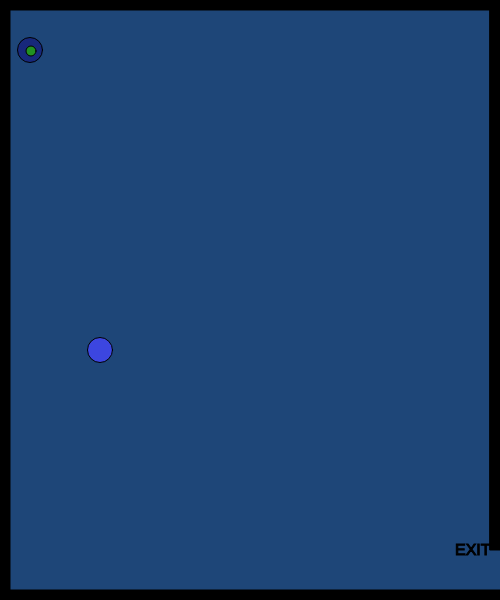
Frame 1 (no input)
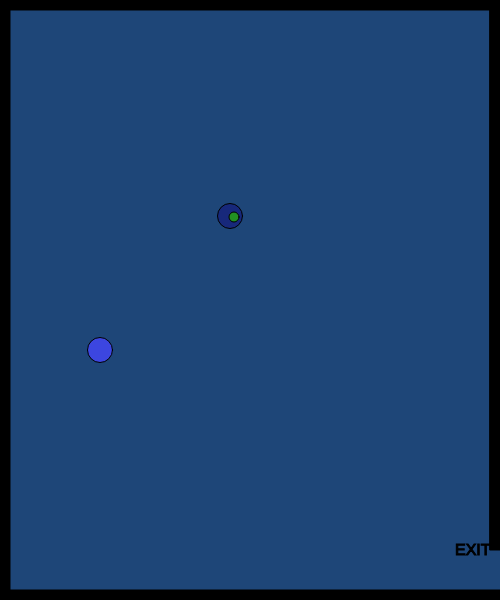
Frame 60 (no input)
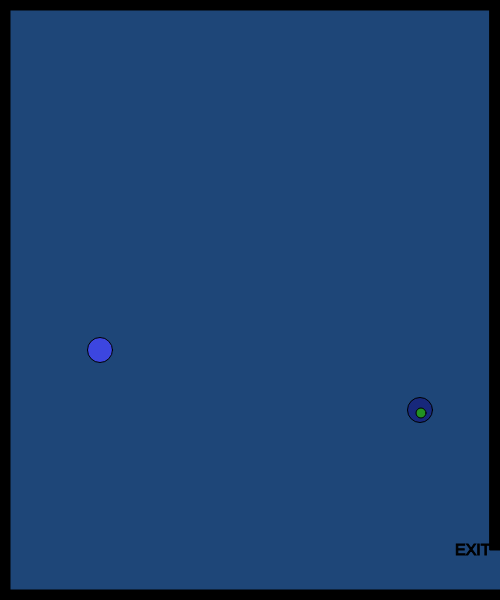
Frame 120 (the mouse pressed at the canvas centre since frame 60)

The p5.js sketch that drew these frames (run headless with seeded random() and noise() and a simulated clock; from frame 60 on, the mouse is pressed at the canvas centre):

// p5.js sketch
// ── sketch.js
var characterX = 100;
var characterY = 100;

var w = 87;
var s = 83;
var a = 65;
var d = 68;

var shapeX = 30;
var shapeY = 50;
var shapeXSpeed;
var shapeYSpeed;

var mouseShapeX;
var mouseShapeY;

function setup() {
    createCanvas(500, 600);

    shapeXSpeed = Math.floor(Math.random() * 5) + 1;
    shapeYSpeed = Math.floor(Math.random() * 5) + 1;
    createCharacter(200,350)
}

function draw() {
    background(30, 70, 120);

   
    stroke(0);
    fill(0);

    createBorders(10)

    
    textSize(16);
    text("EXIT", width - 45, height - 45);

    drawCharacter();
    characterMovement();
    
    fill(23, 40, 123);
    circle(shapeX, shapeY, 25);

    shapeXSpeed = Math.floor(Math.random() * (Math.floor(Math.random() * 5)) + 1);
    shapeYSpeed = Math.floor(Math.random() * (Math.floor(Math.random() * 5)) + 1);

    shapeX += shapeXSpeed;
    shapeY += shapeYSpeed;

    
    if (shapeX > width) {
        shapeX = 0;
    }
    if (shapeX < 0) {
        shapeX = width;
    }
    if (shapeY > height) {
        shapeY = 0;
    }
    if (shapeY < 0) {
        shapeY = height;
    }

    
    fill(34, 145, 34);
    circle(shapeX, shapeY, 10);

    shapeX += shapeXSpeed;
    shapeY += shapeYSpeed;

    if (shapeX > width) {
        shapeX = 0;
    }
    if (shapeX < 0) {
        shapeX = width;
    }
    if (shapeY > height) {
        shapeY = 0;
    }
    if (shapeY < 0) {
        shapeY = height;
    }

    
    if (characterX > width && characterY > width - 50) {
        fill(250);
        stroke(0);
        textSize(26);
        text("You WIn!", width / 2 - 50, height / 2 - 50);
    }

   
    fill(120, 130, 140);
    circle(mouseShapeX, mouseShapeY, 25);
}

function characterMovement()
{
    if(keyIsDown(w))
    {
        characterY -= 10;
    }
    if(keyIsDown(s))
    {
        characterY += 10;
    }
    if(keyIsDown(a))
    {
        characterX -= 10;
        console.log("movement:" + characterX);
    }
    if(keyIsDown(d))
    {
        characterX += 10;
    }
}
function createCharacter(x,y)
{
    character = x;
    characterY = y;
    console.log(characterX);
}
function drawCharacter()
{
    fill(60,70,224)
    circle(characterX,characterY , 25);
}
function createBorders(thickness)
{
    rect(0,0, width, thickness);
    rect(0,0, thickness, height);
    rect(0, height-thickness, width, thickness);
    rect(width-thickness, 0, thickness, height-50);
}

function mouseClicked() {
    mouseShapeX = mouseX;
    mouseShapeY = mouseY;
}

function keyPressed(){
    if (keyCode === LEFT_ARROW) {
        characterX -= 10;
    }
    else if (keyCode === RIGHT_ARROW) {
        characterX += 10;
    }
    else if (keyCode === UP_ARROW){
        characterX += 10;
    }
    else if (keyCode === DOWN_ARROW) {
        characterY += 10;
    }
}
